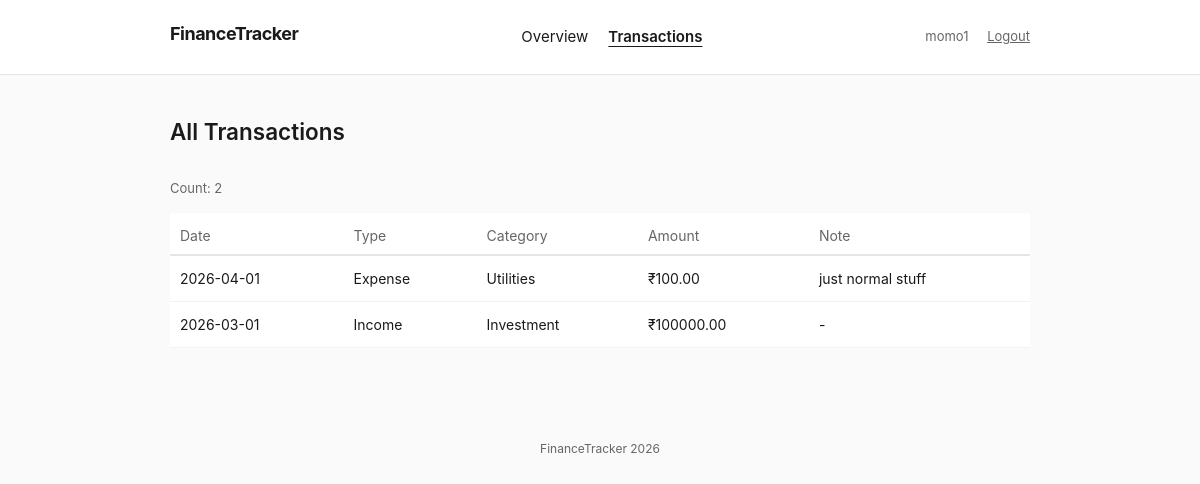
The app's page /transactions/ (signed in) with its own data.
### tracker/models.py (models this page shows, shortened)
class Transaction(models.Model):
    INCOME = 'income'
    EXPENSE = 'expense'
    TYPE_CHOICES = [
        (INCOME, 'Income'),
        (EXPENSE, 'Expense'),
    ]
    CATEGORY_CHOICES = [
        ('salary', 'Salary'),
        ('freelance', 'Freelance'),
        ('investment', 'Investment'),
        ('food', 'Food & Dining'),
        ('rent', 'Rent & Housing'),
        ('utilities', 'Utilities'),
        ('transport', 'Transportation'),
        ('entertainment', 'Entertainment'),
        ('healthcare', 'Healthcare'),
        ('education', 'Education'),
        ('shopping', 'Shopping'),
        ('travel', 'Travel'),
        ('other', 'Other'),
    ]
    user = models.ForeignKey(
        User,
        on_delete=models.CASCADE,
        related_name='transactions',
        help_text='The user who created this transaction.'
    )
    amount = models.DecimalField(
        max_digits=12,
        decimal_places=2,
        validators=[MinValueValidator(Decimal('0.01'))],
        help_text='Transaction amount (must be positive).'
    )
    type = models.CharField(
        max_length=7,
        choices=TYPE_CHOICES,
        help_text='Whether this is an income or expense.'
    )
    category = models.CharField(
        max_length=20,
        choices=CATEGORY_CHOICES,
        help_text='Category of the transaction.'
    )
    date = models.DateField(
        help_text='Date of the transaction.'
    )
    description = models.TextField(
        blank=True,
        default='',
        help_text='Optional notes or description for the transaction.'
    )
    created_at = models.DateTimeField(auto_now_add=True)
    updated_at = models.DateTimeField(auto_now=True)
    class Meta:
        ordering = ['-date', '-created_at']
        verbose_name = 'Transaction'
        verbose_name_plural = 'Transactions'

### tracker/views.py (the view, shortened to what this page needs)
# urls.py: path('transactions/', views.transaction_list_view, name='transaction_list'),
@login_required
@role_required(['Viewer', 'Analyst', 'Admin'])
def transaction_list_view(request):
    qs = Transaction.objects.all()
    user_role = get_user_role(request.user)
    filter_form = TransactionFilterForm(request.GET or None)
    paginator = Paginator(qs, 10)
    page_number = request.GET.get('page')
    page_obj = paginator.get_page(page_number)
    context = {
        'page_obj': page_obj,
        'filter_form': filter_form,
        'total_results': paginator.count,
    }
    return render(request, 'tracker/transaction_list.html', context)

### tracker/templates/tracker/transaction_list.html (shortened to what this page needs)
{% extends "tracker/base.html" %}
{% block content %}
<div class="header-split">
    <h2>All Transactions</h2>
</div>
<div class="list-meta">
    <span class="count">Count: {{ page_obj.paginator.count }}</span>
</div>
{% if page_obj %}
<table class="clean-table uneven-padding tx-table">
    <thead>
        <tr>
            <th>Date</th>
            <th>Type</th>
            <th>Category</th>
            <th>Amount</th>
            <th class="desc-col">Note</th>
        </tr>
    </thead>
    <tbody>
        {% for t in page_obj %}
        <tr>
            <td>{{ t.date|date:"Y-m-d" }}</td>
            <td class="type-{{ t.type }}">{{ t.get_type_display }}</td>
            <td>{{ t.category|title }}</td>
            <td>₹{{ t.amount|floatformat:2 }}</td>
            <td class="desc-txt">{{ t.description|default:"-" }}</td>
        </tr>
        {% endfor %}
    </tbody>
</table>
{% else %}
<div class="empty-list">No transactions.</div>
{% endif %}
{% endblock %}

### tracker/templates/tracker/base.html (shortened to what this page needs)
{% load static %}
<!DOCTYPE html>
<html lang="en">
<head>
    <link rel="stylesheet" href="{% static 'css/styles.css' %}">
</head>
<body>
    {% if user.is_authenticated %}
    <nav class="site-nav">
        <div class="nav-wrapper">
            <h1 class="logo"><a href="{% url 'dashboard' %}">FinanceTracker</a></h1>
            <ul class="nav-links">
                <li><a href="{% url 'dashboard' %}" class="{% if request.resolver_match.url_name == 'dashboard' %}active{% endif %}">Overview</a></li>
                <li><a href="{% url 'transaction_list' %}" class="{% if 'transaction' in request.resolver_match.url_name %}active{% endif %}">Transactions</a></li>
            </ul>
            <div class="user-actions">
                <span class="logged-in-as">{{ user.username }}</span>
                <a href="{% url 'logout' %}" class="logout" style="margin-left: 15px; text-decoration: underline; color: var(--text-muted);">Logout</a>
            </div>
        </div>
    </nav>
    {% endif %}
    <div class="container margin-shift">
        {% block content %}{% endblock %}
    </div>
    <footer class="site-footer">
        <p>FinanceTracker 2026</p>
    </footer>
</body>
</html>

### static/css/styles.css (style rules this page uses)
:root { --bg-color: #fafafa; --text-primary: #1a1a1a; --text-muted: #666; --border-color: #e5e5e5; --card-bg: #ffffff; --primary-action: #2c2c2c; --primary-hover: #000000; --danger: #d04b4b; --success: #3c825a; }
* { box-sizing: border-box; }
body { margin: 0; padding: 0; font-family: -apple-system, BlinkMacSystemFont, "Segoe UI", Roboto, Helvetica, Arial, sans-serif; background-color: var(--bg-color); color: var(--text-primary); line-height: 1.5; font-size: 15px; }
a { color: var(--text-primary); text-decoration: none; }
h1, h2, h3 { margin: 0 0 10px; font-weight: 600; }
ul { list-style: none; padding: 0; margin: 0; }
.site-nav { background-color: var(--card-bg); border-bottom: 1px solid var(--border-color); padding: 15px 0; }
.nav-wrapper { max-width: 900px; margin: 0 auto; padding: 0 20px; display: flex; justify-content: space-between; align-items: center; }
.logo a { font-weight: bold; font-size: 18px; letter-spacing: -0.5px; }
.nav-links { display: flex; gap: 20px; }
.nav-links a.active { font-weight: 600; text-decoration: underline; text-underline-offset: 4px; }
.user-actions { font-size: 13px; color: var(--text-muted); }
.user-actions a { margin-left: 15px; text-decoration: underline; }
.container { max-width: 900px; margin: 40px auto; padding: 0 20px; }
.margin-shift { margin-left: auto; margin-right: auto; }
.uneven-padding th { padding: 12px 14px 8px 10px !important; }
.clean-table { width: 100%; border-collapse: collapse; background: var(--card-bg); font-size: 14px; }
.clean-table th { text-align: left; padding: 12px 10px; border-bottom: 2px solid var(--border-color); color: var(--text-muted); font-weight: normal; }
.clean-table td { padding: 12px 10px; border-bottom: 1px solid #f2f2f2; }
.header-split { display: flex; justify-content: space-between; align-items: flex-end; margin-bottom: 20px; }
.list-meta { font-size: 13px; color: var(--text-muted); margin-bottom: 15px; }
.site-footer { text-align: center; padding: 40px 0; font-size: 12px; color: var(--text-muted); }

### records on screen
Transaction: date "2026-04-01", type "Expense", category "Utilities", amount "100.00", description "just normal stuff"
Transaction: date "2026-03-01", type "Income", category "Investment", amount "100000.00", description "-"

### other values on screen
{{ user.username }} "momo1"
{{ page_obj.paginator.count }} "2"
